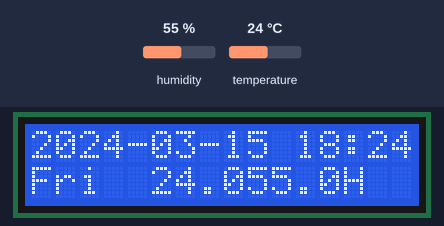
Recording of a program running on a simulated ESP32 board running MicroPython. Shown: 16×2 character LCD. Inputs (shaded band) come from the test bench; at power-on: humidity 55 %, temperature 24 °C. The clock reads 2024-03-15 10:24:30 at power-on unless the program sets it; library files of the repository ran but are not shown: esp8266_i2c_lcd.py.

Above: at 1.3 s.
1.4 s: humidity set to 22 %
At 3.1 s:
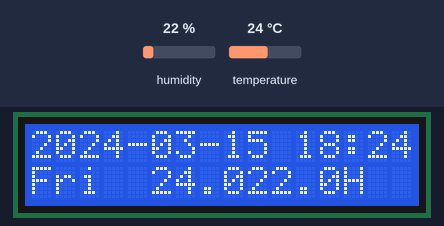
3.7 s: temperature set to 12 °C
At 4.9 s:
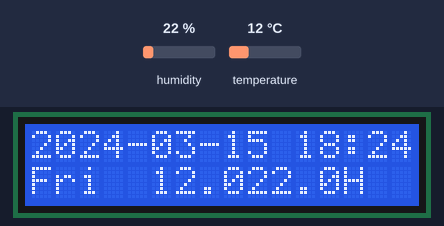
5.7 s: humidity set to 40 %
At 6.6 s:
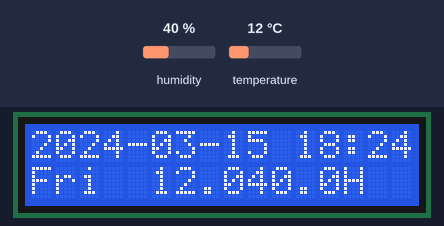
7.8 s: temperature set to 19 °C
At 9.6 s:
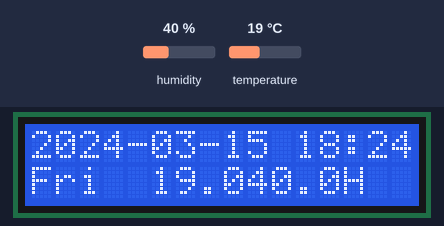
Timing chart, 0 to 11.1 s (numbered marks = the images above; inputs shaded):
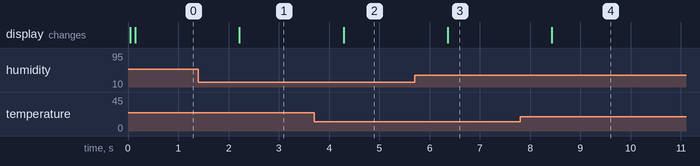

Measured:
- after the input at 1.4 s, the display: changes after 0.82 s (image 1)
- after the input at 3.7 s, the display: changes after 0.59 s (image 2)
- after the input at 5.7 s, the display: changes after 0.66 s (image 3)
- after the input at 7.8 s, the display: changes after 0.63 s (image 4)

The program:

lcdtest.py
```python
#myapp.py
import time, ntptime, dht
from machine import I2C, Pin, ADC
from esp8266_i2c_lcd import I2cLcd

def fill_zero(n):
    if n<10:
        return '0' + str(n)
    else:
        return str(n)

def fill_blank(n):
    if n<10:
        return ' ' + str(n)
    else:
        return str(n)

#
#i2c=I2C(scl=Pin(5),sda=Pin(4),freq=400000)
# ESP32 SCL=GPIP22, SDA=GPIO21
i2c=I2C(scl=Pin(22),sda=Pin(21),freq=400000)
lcd=I2cLcd(i2c, 0x27, 2, 16)
lcd.custom_char(0, bytearray([0x1C,0x14,0x1C,0x00,0x00,0x00,0x00,0x00]))

##DHTPIN=Pin(16, Pin.IN)
DHTPIN=Pin(14, Pin.IN)
# LEDPIN=Pin(14, Pin.OUT)
# d=dht.DHT11(DHTPIN)
d=dht.DHT22(DHTPIN)
##adc=ADC(0)

week={0:'Mon',1:'Tue',2:'Wed',3:'Thu',4:'Fri',5:'Sat',6:'Sun'}

try:
    ntptime.settime()
except:
    pass
n=0
while True:
    d.measure()
    t=d.temperature()
    h=d.humidity()

    utc_epoch=time.mktime(time.localtime())
    Y,M,D,H,m,S,W,DY=time.localtime(utc_epoch + 28800)
    YMD='%s-%s-%s' % (str(Y),fill_zero(M),fill_zero(D))
    Hm='%s:%s' % (fill_zero(H),fill_zero(m))
    T='%s%s' % (fill_blank(t),chr(0))
    H='%sH' % (fill_blank(h))
    lcd.move_to(0, 0)
    lcd.putstr(YMD)
    lcd.move_to(11, 0)
    lcd.putstr(Hm)
    lcd.move_to(0, 1)
    lcd.putstr(week[W])
    lcd.move_to(5, 1)
    lcd.putstr(T)
    lcd.move_to(9, 1)
    lcd.putstr(H)
    time.sleep(1)
    n=n+1
    if n >= 3600:
        try:
            ntptime.settime()
        except:
            pass
        n=0
```
